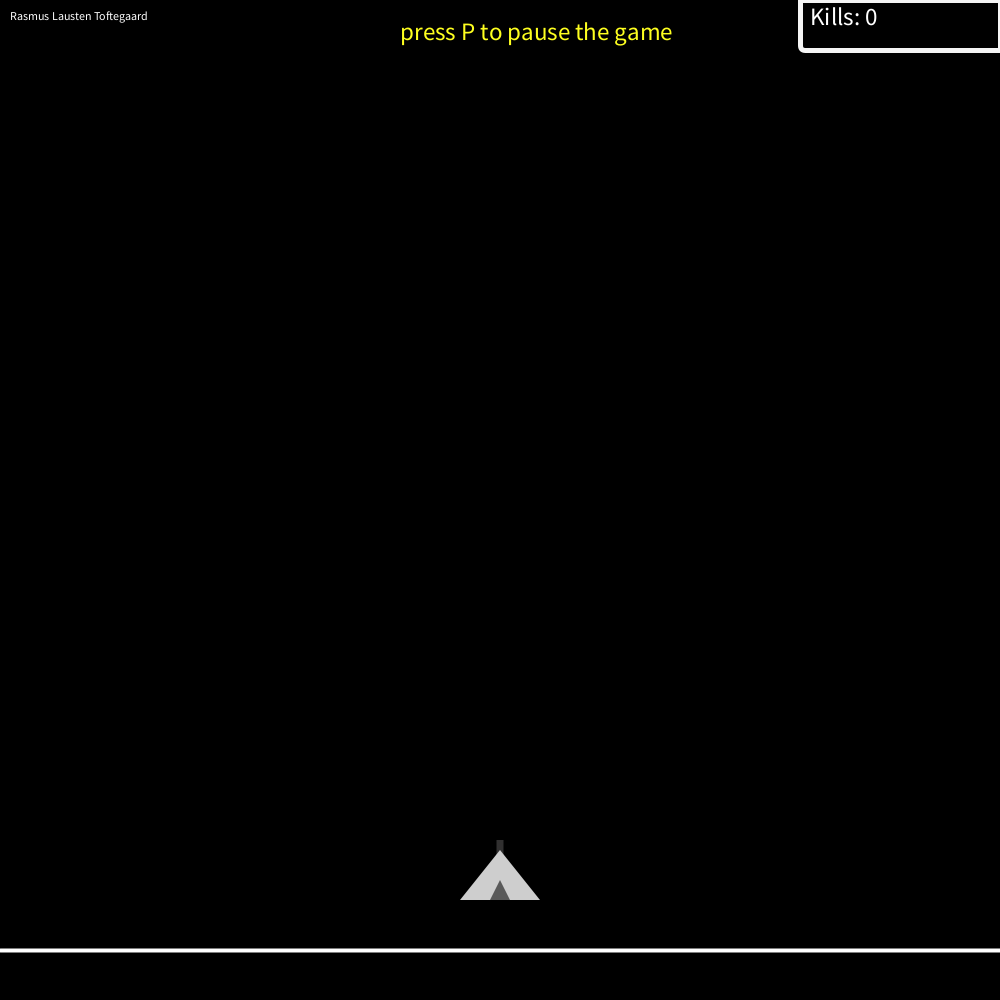
Frame 1 (no input)
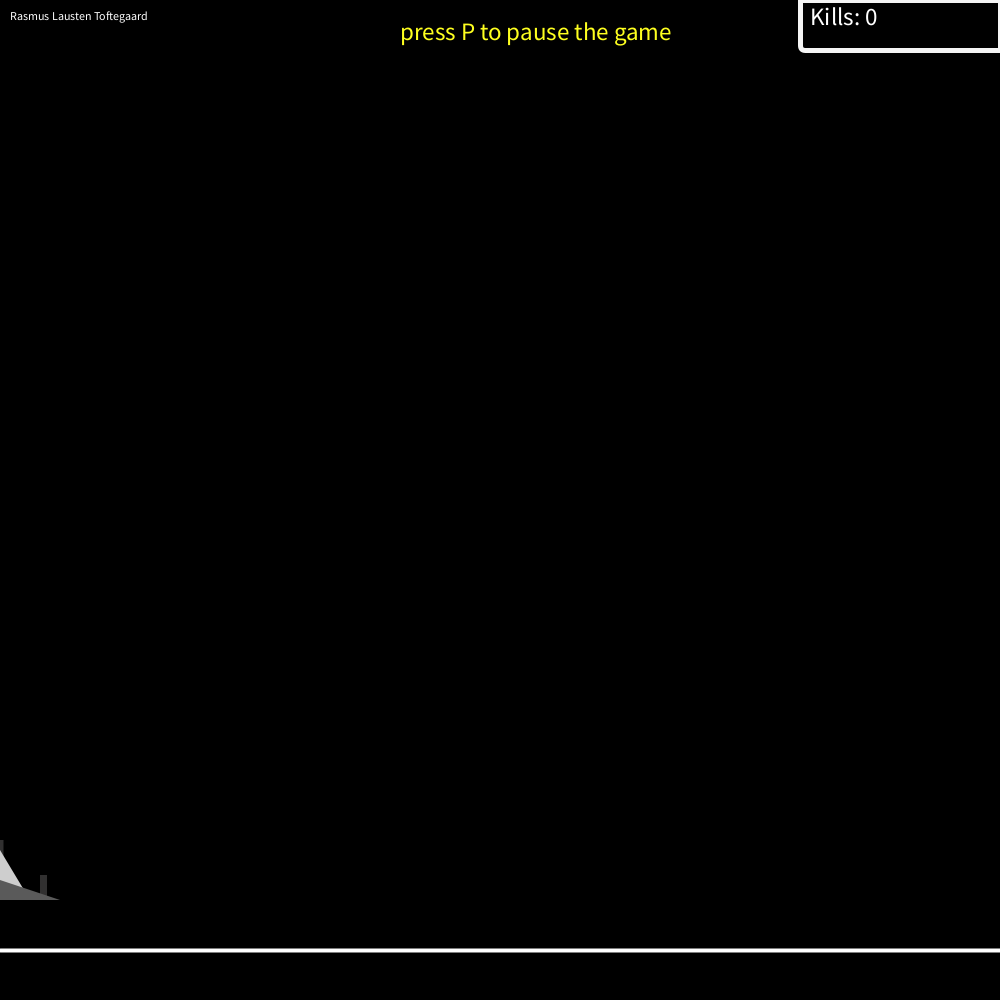
Frame 60 (the mouse pressed at the canvas centre just before this capture)
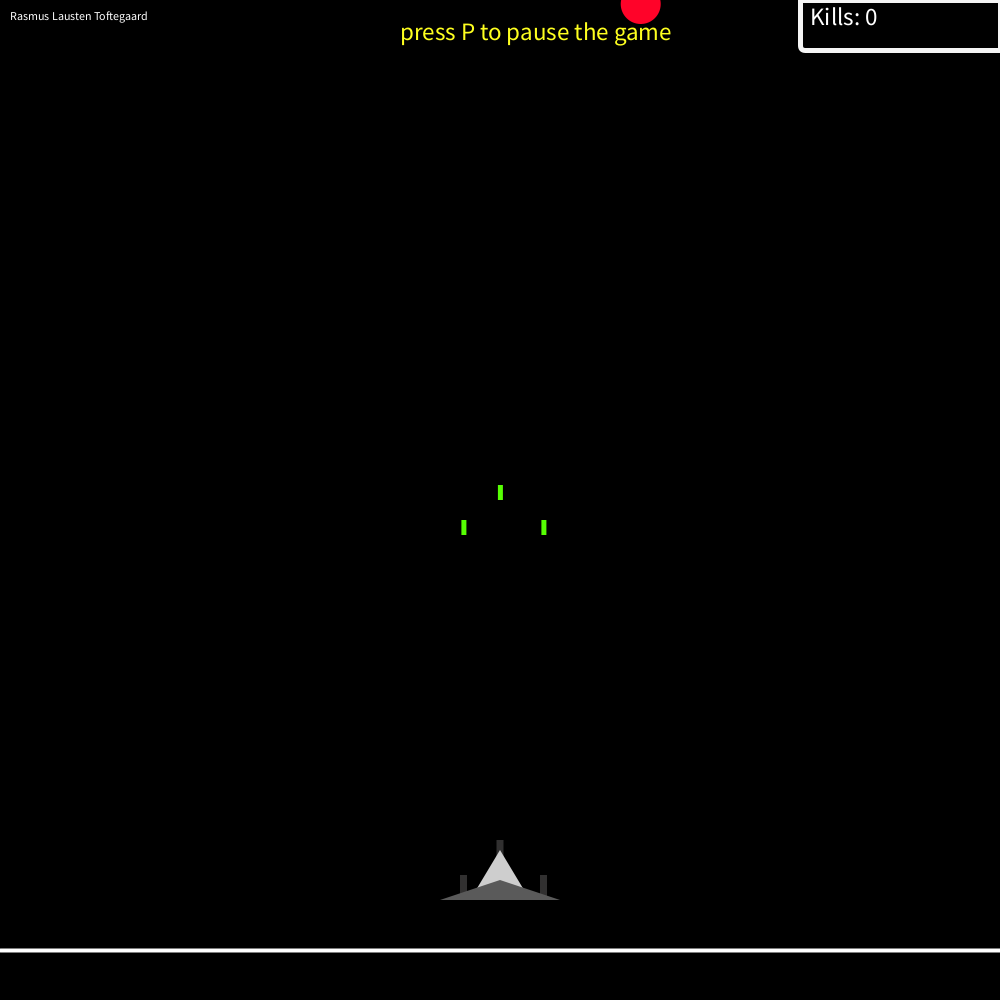
Frame 120 (the mouse held since frame 60 and released just before this capture)

The Processing sketch that drew these frames (run headless with seeded random() and noise(); from frame 60 on, the mouse is pressed at the canvas centre):

// Processing sketch: Rasmus_CollisionGame_Assignment1
// ── Rasmus_CollisionGame_Assignment1.pde

//Pause
boolean isPaused = false;
int pauseScreenX = 500;
int pauseScreenY = 500;
int pauseScreenWidth = 600;
int pauseScreenHeight = 500;
float pauseScreenCornerRadius = 50;

//Player
float playerXCenter = 500;
float playerYBottom = 900;
float playerXRight = playerXCenter + 40;
float playerXLeft = playerXCenter - 40;
float playerXTop = playerXCenter;
float playerYTop = playerYBottom - 50;
float playerTopXRight = playerXRight  - 30;
float playerTopXLeft = playerXLeft + 30;
float playerTopYTop = playerYTop +30;
int playerGunOffset = 20;
float playerGunWidth = 7;
float playerGunHeight = 25;
float playerGun1X = playerTopXRight - playerGunOffset;
float playerGun2X = playerTopXLeft + playerGunOffset;
float playerGun3X = playerXCenter - (playerGunWidth/2);
float playerGunY = playerYBottom - 25;
float playerGun3Y = playerGunY - 35;

//Missile
float missileY = playerGunY - 10;
float missile1X;
float missileStart1X;
float missile2X;
float missileStart2X;
float missile3X;
float missileStart3X;
float missile3Y = missileY -35;
float missileHeight = 15;
float missileWidth = 5;
float missileDelayMax = 30;
float missileDelay = 0;
int missileSpeed = 20;
int numberOfMissiles = 0;

//Enemy
float enemyX;
float enemyXStart;
float enemyYStart = -40;
float enemyY;
float enemyDiameter = 40;
float enemyYSpeed = 4;
int numberOfEnemies = 0;
int enemyCounter = 0;
int enemyCounterMax = 120;

//Scores
int kills = 0;
int killsBoardX = 800;
int killsBoardY = 0;
int killsBoardWidth = 200;
int killsBoardHeight = 50;
int killsBoardRadiusTL = 0;
int killsBoardRadiusTR = 0;
int killsBoardRadiusBL = 5;
int killsBoardRadiusBR = 0;
String killsText = "Kills: ";
int killsTextSize = 25;
int killsTextX = 810;
int killsTextY = 25;


void setup() {
  size(1000, 1000);
  frameRate(120);
}

void draw() {


  
  if (isPaused) {
    pauseScreen();
    
  } else {
    
    background(0);
    
    playerControl();
    homeBase();
    killsControl();
    enemyControl();
    howToPauseTxt();
  }
  textMyName();
}
void playerControl() {

  noStroke();

  //PlayerGuns
  fill(#313030);
  rect(playerGun1X, playerGunY, playerGunWidth, playerGunHeight);
  rect(playerGun2X, playerGunY, playerGunWidth, playerGunHeight);
  rect(playerGun3X, playerGun3Y, playerGunWidth, playerGunHeight);

  //Player
  fill(#CECECE);
  triangle(playerXLeft, playerYBottom, playerXCenter, playerYTop, playerXRight, playerYBottom);


  //PlayerTop
  fill(#5A5A5A);
  triangle(playerTopXLeft, playerYBottom, playerXCenter, playerTopYTop, playerTopXRight, playerYBottom);


  //Variable updating
  playerXCenter = mouseX;
  playerXRight = playerXCenter + 30;
  playerXLeft = playerXCenter - 30;
  playerXTop = playerXCenter;
  playerYTop = playerYBottom - 50;
  playerTopXRight = playerXRight  + 30;
  playerTopXLeft = playerXLeft - 30;
  playerGun1X = playerTopXRight - playerGunOffset;
  playerGun2X = playerTopXLeft + playerGunOffset;
  playerGun3X = playerXCenter - (playerGunWidth/2);


  //Missile Control
  spawnMissile();
}
void homeBase() {
  stroke(255);
  strokeWeight(4);
  line(0, 950, 1000, 950);
}
void textMyName() {
  fill(255);
  textSize(12);
  noStroke();
  text("Rasmus Lausten Toftegaard", 10, 20);
}
void howToPauseTxt(){
  fill(#FEFF1F);
  textSize(25);
 text("press P to pause the game",400,40);
}
void spawnMissile() {
  missileDelay++;
  if (missileDelay >= missileDelayMax && numberOfMissiles == 0 && mousePressed) {
    missileStart1X = playerGun1X +(playerGunWidth/2)/(missileWidth/2);
    missileStart2X = playerGun2X +(playerGunWidth/2)/(missileWidth/2);
    missileStart3X = playerGun3X +(playerGunWidth/2)/(missileWidth/2);
    missile1X = missileStart1X;
    missile2X = missileStart2X;
    missile3X = missileStart3X;
    missileDelay = 0;
    numberOfMissiles = 1;
  }
  if (numberOfMissiles == 1 && missileY > 0) {
    fill(#56FF03);
    missileY -= missileSpeed;
    missile3Y -= missileSpeed;
    rect(missile1X, missileY, missileWidth, missileHeight);
    rect(missile2X, missileY, missileWidth, missileHeight);
    rect(missile3X, missile3Y, missileWidth, missileHeight);
  }
  if (numberOfMissiles == 1 && missileY <= 0) {
    numberOfMissiles = 0;
    missileY = playerYTop - 10;
    missile3Y = missileY -35;
  }
}
void enemyControl() {
  enemyCounter++;
  if (enemyCounter >= enemyCounterMax && numberOfEnemies == 0) {
    enemyXStart = random(20, 980);
    enemyX = enemyXStart;
    enemyCounter = 0;
    numberOfEnemies = 1;
  }
  if (numberOfEnemies == 1) {
    if (dist(enemyX, enemyY, missile1X, missileY) < enemyDiameter ||dist(enemyX, enemyY, missile2X, missileY) < enemyDiameter || dist(enemyX, enemyY, missile3X, missile3Y) < enemyDiameter) {
      numberOfEnemies = 0;
      numberOfMissiles = 0;
      enemyX = enemyXStart;
      enemyY = enemyYStart;
      missileStart1X = playerGun1X +(playerGunWidth/2)/(missileWidth/2);
      missileStart2X = playerGun2X +(playerGunWidth/2)/(missileWidth/2);
      missile1X = missileStart1X;
      missile2X = missileStart2X;
      missileY = playerYTop - 10;
      kills++;
    }
    if (enemyY > 950) {
      //GAME OVER
      background(0);
      fill(#FF0329);
      textSize(100);
      text("GAME OVER", 200, 500);

      fill(#F5E102);
      textSize(25);
      text(" you got " + kills + " kills", 400, 550);
      if (kills > 1 && kills < 10) {
        text("You didnt totally fail atleast", 300, 600);
      } else if (kills == 1) {
        text("WOW, You got ONE kill!! ... you can do better than that ", 300, 600);
      } else if (kills <= 0) {
        text("Press the mouse to fire, now you know", 300, 600);
      } else if (kills > 10 && kills <= 100) {
        text("You beat Halfdan, GOOB JOB A+", 300, 600);
      } else if (kills > 100 && kills < 200) {
        text("Wow that is actually pretty impressive, good job", 300, 600);
      } else if (kills > 200 && kills < 500) {
        text("Very Good job,you might be spending too much time on this game", 300, 600);
      } else if (kills >= 500 && kills <= 1000) {
        text("You should probably take a break, and get something to drink after this", 300, 600);
      } else if (kills > 1000 && kills <= 9000) {
        text("You only have a tiny bit left for the last achivement, can you get it?", 300, 600);
      } else if (kills > 9000) {
        text("ITS OVER 9000!!! and you dont have a life", 300, 600);
      }

      textSize(20);
      text("Press 'R' to restart", 400, 700);
      text("Press 'Q' to quit game", 400, 750);
    }
    enemyY += enemyYSpeed;
    noStroke();
    fill(#FF0329);
    ellipse(enemyX, enemyY, enemyDiameter, enemyDiameter);
  }
}
void killsControl() {
  fill(0);
  stroke(#F5F5F5);
  strokeWeight(5);
  rect(killsBoardX, killsBoardY, killsBoardWidth, killsBoardHeight, killsBoardRadiusTL, killsBoardRadiusTR, killsBoardRadiusBR, killsBoardRadiusBL);

  fill(255);
  textSize(killsTextSize);
  text(killsText + kills, killsTextX, killsTextY);
}
void keyPressed() {
  if (key == 'r'  || key == 'R') {
    if (enemyY > 950) {
      enemyY = 0;
      kills = 0;
    }
  }
  if (key == 'q' || key == 'Q') {
    if (enemyY > 950) {
      exit();
    }
  }
  if (key == 'p' || key == 'P') {
    if (isPaused == true) {
      isPaused= false;
    } else {
      if (!(enemyY > 950)) {
        isPaused = true;
      }
    }
  }
}
void pauseScreen() {
  rectMode(CENTER);
  strokeWeight(10);
  stroke(255);
  fill(#393737);
  rect(pauseScreenX,pauseScreenY,pauseScreenWidth,pauseScreenHeight,pauseScreenCornerRadius,pauseScreenCornerRadius,pauseScreenCornerRadius,pauseScreenCornerRadius);
  textSize(40);
  fill(#E51E1E);
  text("GAME IS PAUSED",350,400);
  textSize(30);
  text("Go take a break",370,600);
  text("Press P to Unpause",370,700);
  
  rectMode(CORNER);
  enemyY = 0;
}
